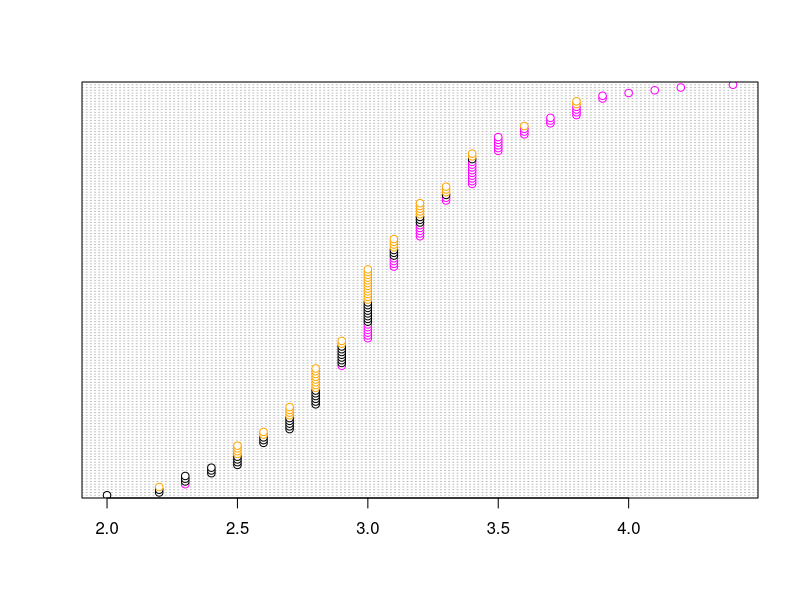

The R script that drew this image:
x <- iris[order(iris$Sepal.Width),] # sort by Species
x$Species <- factor(x$Species) # it must be a factor
x$color[x$Species=="setosa"] <- "magenta"
x$color[x$Species=="virginica"] <- "orange"
x$color[x$Species=="versicolor"] <- "black"
dotchart(x$Sepal.Width, color=x$color) 